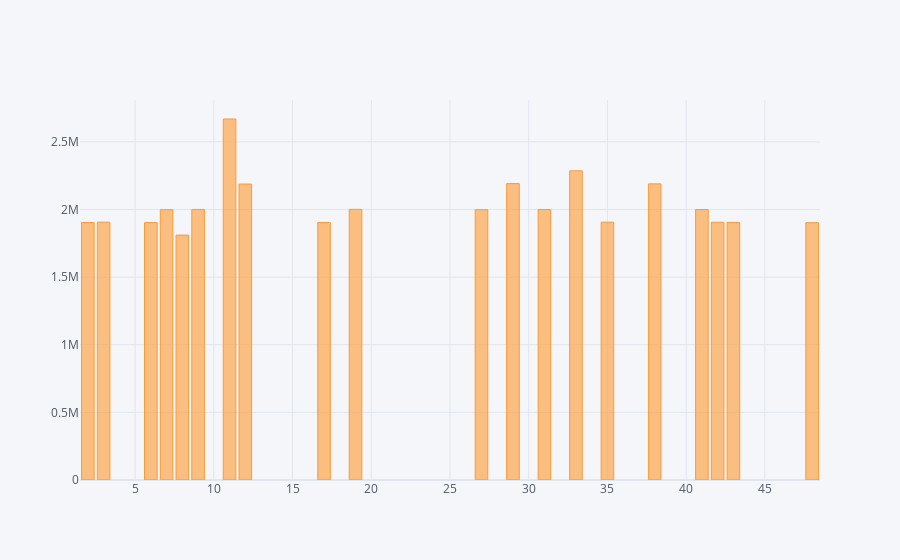

The code cell stored with this chart in its notebook:
### Markdown cell above
### Graph iPlot

### Code cell
dflargest.iplot(kind='bar',x='Numbers',y='Frequency')

### Figure 1 — Plotly figure (JSON) as saved in the notebook; plotly's stock layout.template omitted (floating-point values rounded to 4 significant figures)
{"data": [{"marker": {"color": "rgba(255, 153, 51, 0.6)", "line": {"color": "rgba(255, 153, 51, 1.0)", "width": 1}}, "name": "Frequency", "orientation": "v", "text": "", "type": "bar", "x": [11, 33, 29, 38, 12, 19, 9, 31, 41, 7, 27, 3, 35, 42, 43, 17, 2, 6, 48, 8], "y": [2669165, 2285898, 2191547, 2189534, 2188266, 2001221, 2000717, 2000298, 1999560, 1998715, 1998592, 1906484, 1906411, 1906003, 1904892, 1904277, 1904113, 1903382, 1902717, 1810635]}], "layout": {"legend": {"bgcolor": "#F5F6F9", "font": {"color": "#4D5663"}}, "paper_bgcolor": "#F5F6F9", "plot_bgcolor": "#F5F6F9", "title": {"font": {"color": "#4D5663"}}, "xaxis": {"gridcolor": "#E1E5ED", "showgrid": true, "tickfont": {"color": "#4D5663"}, "title": {"font": {"color": "#4D5663"}, "text": ""}, "zerolinecolor": "#E1E5ED"}, "yaxis": {"gridcolor": "#E1E5ED", "showgrid": true, "tickfont": {"color": "#4D5663"}, "title": {"font": {"color": "#4D5663"}, "text": ""}, "zerolinecolor": "#E1E5ED"}}}
